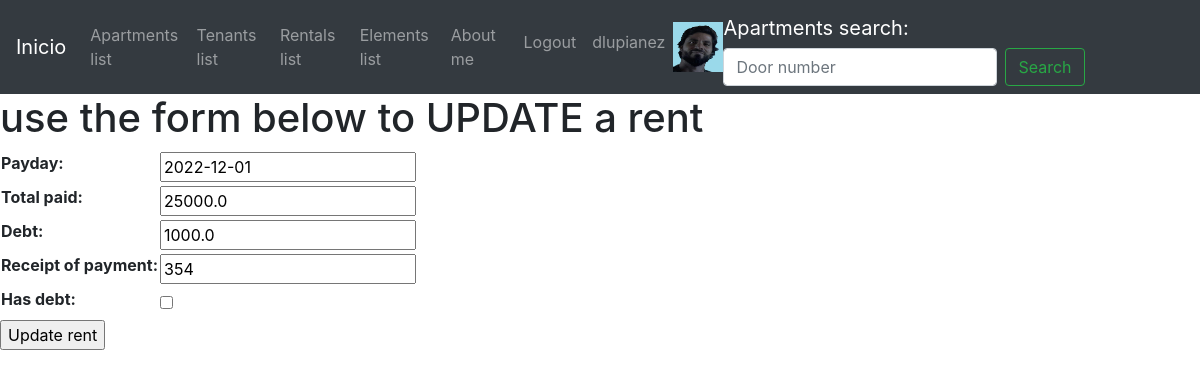
Page /rentals/rent-update/1/ (signed in) on the earlier database version.
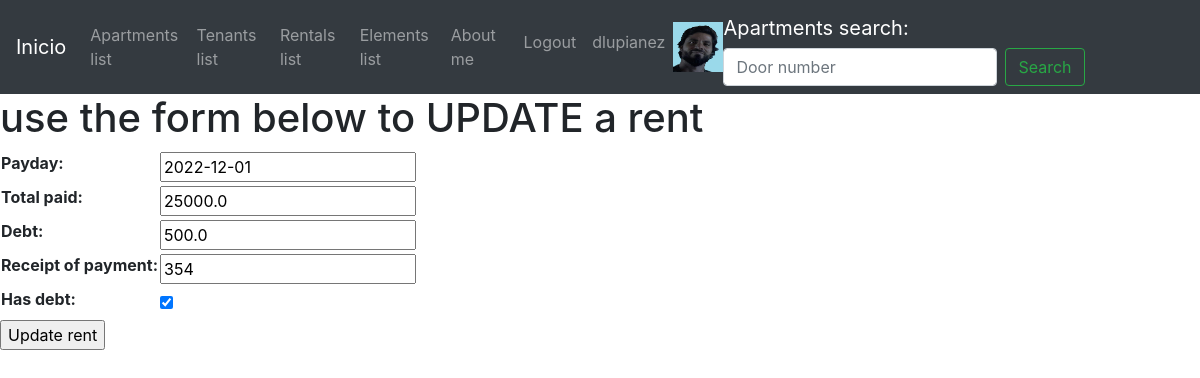
Same page on the later database version.
### rentals/models.py (models this page shows)
class Rent(models.Model):
    payday=models.DateField()
    total_paid=models.FloatField()
    debt=models.FloatField()
    receipt_of_payment=models.IntegerField()
    has_debt=models.BooleanField(default=False)

### rentals/views.py (the view)
# urls.py: path('rent-update/<int:pk>/', RentUpdateView.as_view(), name='rent_update'),
class RentUpdateView(UpdateView):
    model = Rent
    template_name = 'rentals/rent-update.html'
    fields = '__all__'
    success_url = '/rentals/rentals-list/'

### templates/rentals/rent-update.html (shortened to what this page needs)
{% extends 'base.html' %}
{% block content %}
    <h1>use the form below to UPDATE a rent</h1>
    {% if form %}
        <form action="" method="POST">
            <table>
                {{form.as_table}}
            </table>
            <input type="submit" value="Update rent">
        </form>
    {% endif %}
{% endblock %}

Differences in the rows shown:
changed Rent: debt "1000.0" → "500.0"; has_debt "☐" → "☑"
